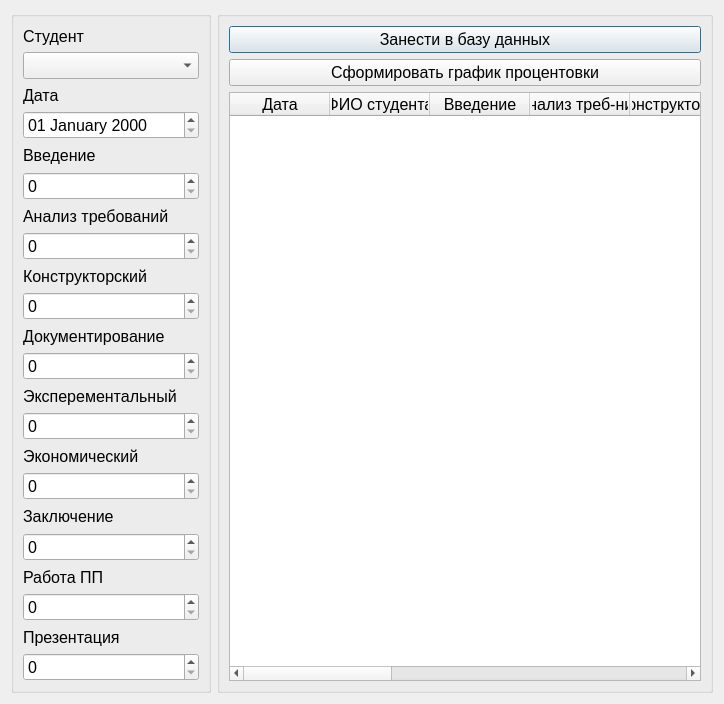
<?xml version="1.0" encoding="UTF-8"?>
<ui version="4.0">
 <class>add_or_edit_procentovka</class>
 <widget class="QDialog" name="add_or_edit_procentovka">
  <property name="geometry">
   <rect>
    <x>0</x>
    <y>0</y>
    <width>724</width>
    <height>704</height>
   </rect>
  </property>
  <property name="windowTitle">
   <string>Dialog</string>
  </property>
  <layout class="QGridLayout" name="gridLayout_2">
   <item row="0" column="1" rowspan="6">
    <widget class="QGroupBox" name="groupBox">
     <property name="font">
      <font>
       <pointsize>12</pointsize>
      </font>
     </property>
     <property name="title">
      <string/>
     </property>
     <layout class="QGridLayout" name="gridLayout">
      <item row="0" column="1">
       <widget class="QPushButton" name="pushButton_addToDatabase">
        <property name="font">
         <font>
          <pointsize>12</pointsize>
         </font>
        </property>
        <property name="text">
         <string>Занести в базу данных</string>
        </property>
       </widget>
      </item>
      <item row="2" column="1">
       <widget class="QTableWidget" name="tableWidget">
        <property name="font">
         <font>
          <pointsize>12</pointsize>
         </font>
        </property>
        <column>
         <property name="text">
          <string>Дата</string>
         </property>
        </column>
        <column>
         <property name="text">
          <string>ФИО студента</string>
         </property>
        </column>
        <column>
         <property name="text">
          <string>Введение</string>
         </property>
        </column>
        <column>
         <property name="text">
          <string>Анализ треб-ний</string>
         </property>
        </column>
        <column>
         <property name="text">
          <string>Конструкторский</string>
         </property>
        </column>
        <column>
         <property name="text">
          <string>Документирование</string>
         </property>
        </column>
        <column>
         <property name="text">
          <string>Эксперемент-ый</string>
         </property>
        </column>
        <column>
         <property name="text">
          <string>Эконом-ий</string>
         </property>
        </column>
        <column>
         <property name="text">
          <string>Заключение</string>
         </property>
        </column>
        <column>
         <property name="text">
          <string>Работа ПП</string>
         </property>
        </column>
        <column>
         <property name="text">
          <string>Презентация</string>
         </property>
        </column>
        <column>
         <property name="text">
          <string>id_stud</string>
         </property>
        </column>
       </widget>
      </item>
      <item row="1" column="1">
       <widget class="QPushButton" name="pushButtonSformGrafProc">
        <property name="font">
         <font>
          <pointsize>12</pointsize>
         </font>
        </property>
        <property name="text">
         <string>Сформировать график процентовки</string>
        </property>
       </widget>
      </item>
     </layout>
    </widget>
   </item>
   <item row="0" column="0" rowspan="6">
    <widget class="QGroupBox" name="groupBox_2">
     <property name="minimumSize">
      <size>
       <width>200</width>
       <height>0</height>
      </size>
     </property>
     <property name="font">
      <font>
       <pointsize>12</pointsize>
      </font>
     </property>
     <property name="title">
      <string/>
     </property>
     <layout class="QGridLayout" name="gridLayout_3">
      <item row="2" column="0">
       <widget class="QLabel" name="label_3">
        <property name="font">
         <font>
          <pointsize>12</pointsize>
         </font>
        </property>
        <property name="text">
         <string>Дата</string>
        </property>
       </widget>
      </item>
      <item row="21" column="0">
       <widget class="QSpinBox" name="spinBox_presentacia">
        <property name="font">
         <font>
          <pointsize>12</pointsize>
         </font>
        </property>
       </widget>
      </item>
      <item row="6" column="0">
       <widget class="QLabel" name="label_5">
        <property name="font">
         <font>
          <pointsize>12</pointsize>
         </font>
        </property>
        <property name="text">
         <string>Анализ требований</string>
        </property>
       </widget>
      </item>
      <item row="7" column="0">
       <widget class="QSpinBox" name="spinBox_anTreb">
        <property name="font">
         <font>
          <pointsize>12</pointsize>
         </font>
        </property>
       </widget>
      </item>
      <item row="11" column="0">
       <widget class="QSpinBox" name="spinBox_Document">
        <property name="font">
         <font>
          <pointsize>12</pointsize>
         </font>
        </property>
       </widget>
      </item>
      <item row="17" column="0">
       <widget class="QSpinBox" name="spinBox_Zakl">
        <property name="font">
         <font>
          <pointsize>12</pointsize>
         </font>
        </property>
       </widget>
      </item>
      <item row="5" column="0">
       <widget class="QSpinBox" name="spinBox_vved">
        <property name="font">
         <font>
          <pointsize>12</pointsize>
         </font>
        </property>
       </widget>
      </item>
      <item row="19" column="0">
       <widget class="QSpinBox" name="spinBox_rabPP">
        <property name="font">
         <font>
          <pointsize>12</pointsize>
         </font>
        </property>
       </widget>
      </item>
      <item row="13" column="0">
       <widget class="QSpinBox" name="spinBox_Eksperement">
        <property name="font">
         <font>
          <pointsize>12</pointsize>
         </font>
        </property>
       </widget>
      </item>
      <item row="4" column="0">
       <widget class="QLabel" name="label_4">
        <property name="font">
         <font>
          <pointsize>12</pointsize>
         </font>
        </property>
        <property name="text">
         <string>Введение</string>
        </property>
       </widget>
      </item>
      <item row="3" column="0">
       <widget class="QDateEdit" name="dateEdit_data">
        <property name="font">
         <font>
          <pointsize>12</pointsize>
         </font>
        </property>
        <property name="displayFormat">
         <string>dd MMMM yyyy</string>
        </property>
       </widget>
      </item>
      <item row="8" column="0">
       <widget class="QLabel" name="label_6">
        <property name="font">
         <font>
          <pointsize>12</pointsize>
         </font>
        </property>
        <property name="text">
         <string>Конструкторский</string>
        </property>
       </widget>
      </item>
      <item row="9" column="0">
       <widget class="QSpinBox" name="spinBox_Konstr">
        <property name="font">
         <font>
          <pointsize>12</pointsize>
         </font>
        </property>
       </widget>
      </item>
      <item row="15" column="0">
       <widget class="QSpinBox" name="spinBox_Ekonom">
        <property name="font">
         <font>
          <pointsize>12</pointsize>
         </font>
        </property>
       </widget>
      </item>
      <item row="12" column="0">
       <widget class="QLabel" name="label_8">
        <property name="text">
         <string>Эксперементальный</string>
        </property>
       </widget>
      </item>
      <item row="14" column="0">
       <widget class="QLabel" name="label_9">
        <property name="text">
         <string>Экономический</string>
        </property>
       </widget>
      </item>
      <item row="16" column="0">
       <widget class="QLabel" name="label_10">
        <property name="text">
         <string>Заключение</string>
        </property>
       </widget>
      </item>
      <item row="18" column="0">
       <widget class="QLabel" name="label_11">
        <property name="text">
         <string>Работа ПП</string>
        </property>
       </widget>
      </item>
      <item row="20" column="0">
       <widget class="QLabel" name="label_12">
        <property name="text">
         <string>Презентация</string>
        </property>
       </widget>
      </item>
      <item row="10" column="0">
       <widget class="QLabel" name="label_7">
        <property name="text">
         <string>Документирование</string>
        </property>
       </widget>
      </item>
      <item row="0" column="0">
       <widget class="QLabel" name="label_2">
        <property name="font">
         <font>
          <pointsize>12</pointsize>
         </font>
        </property>
        <property name="text">
         <string>Студент</string>
        </property>
       </widget>
      </item>
      <item row="1" column="0">
       <widget class="QComboBox" name="comboBox_student">
        <property name="font">
         <font>
          <pointsize>12</pointsize>
         </font>
        </property>
       </widget>
      </item>
     </layout>
    </widget>
   </item>
  </layout>
 </widget>
 <resources/>
 <connections/>
</ui>
